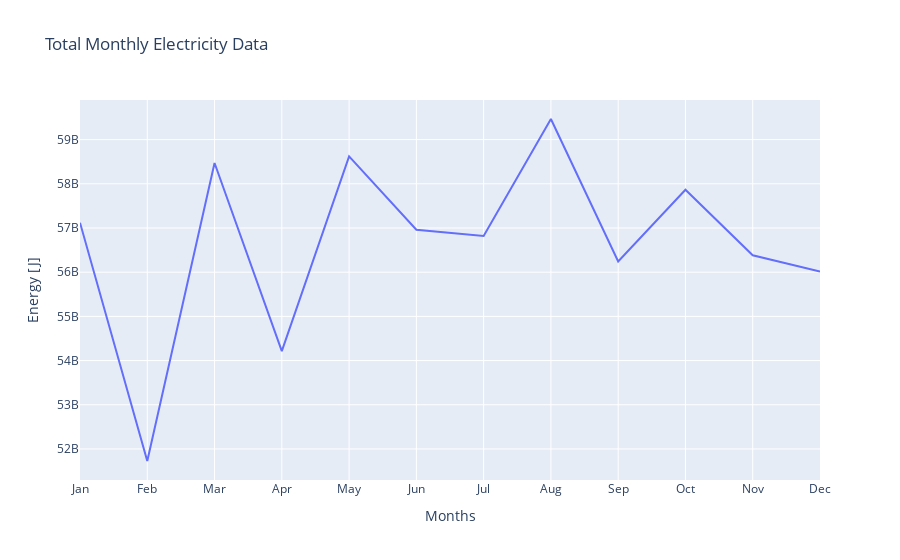

Notebook source saved alongside this figure:
### Code cell
e_sum = e_monthly[e_monthly.columns[1:]].sum(1)
fig = go.Figure(data=go.Scatter(x=cooling_monthly.datetime_strings, y=e_sum, mode='lines'))

fig.update_layout(
    title="Total Monthly Electricity Data",
    xaxis_title="Months",
    yaxis_title="Energy [J]",
)
fig.show()
cooling_monthly

### Figure 1 — Plotly figure (JSON) as saved in the notebook; plotly's stock layout.template omitted (floating-point values rounded to 4 significant figures)
{"data": [{"mode": "lines", "type": "scatter", "x": ["Jan", "Feb", "Mar", "Apr", "May", "Jun", "Jul", "Aug", "Sep", "Oct", "Nov", "Dec"], "y": [57120550000, 51727243000, 58471250000, 54213063000, 58620773000, 56960913000, 56820374000, 59466741000, 56241800000, 57866125000, 56383337000, 56014747000]}], "layout": {"title": {"text": "Total Monthly Electricity Data"}, "xaxis": {"title": {"text": "Months"}}, "yaxis": {"title": {"text": "Energy [J]"}}}}
